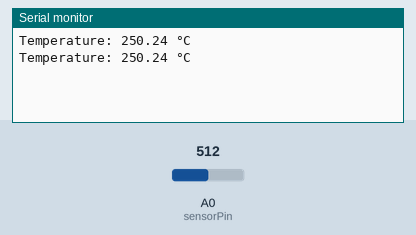
A sketch run on a simulated Arduino Uno, built with avr-gcc and run on an emulated ATmega328P. On the bench: the last lines printed to the serial monitor. The test bench sets the inputs (shaded band); at power-on: A0 (sensorPin) = 512.

Above: at 1.8 s.
1.9 s: A0 (sensorPin) set to 716
At 2.4 s:
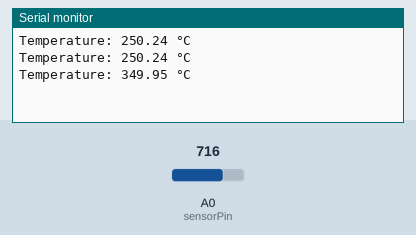
3.4 s: A0 (sensorPin) set to 900
At 4.8 s:
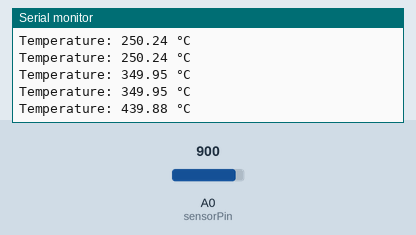
Timing chart, 0 to 6.4 s (numbered marks = the images above; inputs shaded):
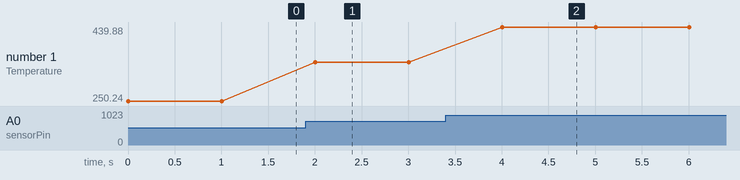

Measured:
- after the input at 1.9 s, the serial monitor: prints a new line after 0.10 s (image 1)
- after the input at 3.4 s, the serial monitor: prints a new line after 0.60 s (image 2)
- plotted number 1: 250.24 → 349.95 after the input at 1.9 s, 349.95 → 439.88 after the input at 3.4 s

The sketch:

temperature_monitor.ino
```cpp
int sensorPin = A0;

void setup() {
  Serial.begin(9600);
}

void loop() {
  int sensorValue = analogRead(sensorPin);

  float voltage = sensorValue * (5.0 / 1023.0);
  float temperature = voltage * 100.0;

  Serial.print("Temperature: ");
  Serial.print(temperature);
  Serial.println(" °C");

  delay(1000);
}
```
